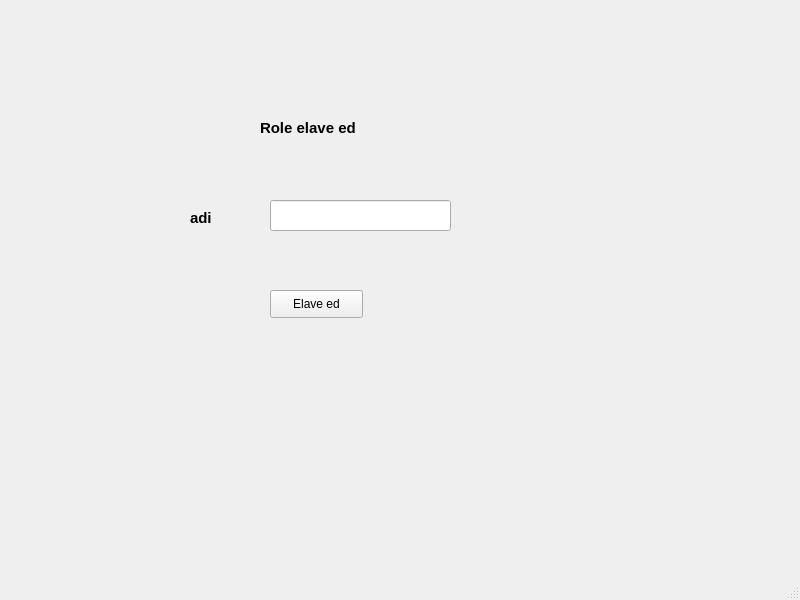
<?xml version="1.0" encoding="UTF-8"?>
<ui version="4.0">
 <class>MainWindow</class>
 <widget class="QMainWindow" name="MainWindow">
  <property name="geometry">
   <rect>
    <x>0</x>
    <y>0</y>
    <width>800</width>
    <height>600</height>
   </rect>
  </property>
  <property name="windowTitle">
   <string>MainWindow</string>
  </property>
  <widget class="QWidget" name="centralwidget">
   <widget class="QLabel" name="label">
    <property name="geometry">
     <rect>
      <x>190</x>
      <y>210</y>
      <width>55</width>
      <height>16</height>
     </rect>
    </property>
    <property name="font">
     <font>
      <pointsize>11</pointsize>
      <weight>75</weight>
      <bold>true</bold>
     </font>
    </property>
    <property name="text">
     <string>adi</string>
    </property>
   </widget>
   <widget class="QLineEdit" name="l1">
    <property name="geometry">
     <rect>
      <x>270</x>
      <y>200</y>
      <width>181</width>
      <height>31</height>
     </rect>
    </property>
   </widget>
   <widget class="QLabel" name="label_2">
    <property name="geometry">
     <rect>
      <x>260</x>
      <y>120</y>
      <width>181</width>
      <height>16</height>
     </rect>
    </property>
    <property name="font">
     <font>
      <pointsize>11</pointsize>
      <weight>75</weight>
      <bold>true</bold>
     </font>
    </property>
    <property name="text">
     <string>Role elave ed</string>
    </property>
   </widget>
   <widget class="QPushButton" name="gonder">
    <property name="geometry">
     <rect>
      <x>270</x>
      <y>290</y>
      <width>93</width>
      <height>28</height>
     </rect>
    </property>
    <property name="text">
     <string>Elave ed</string>
    </property>
   </widget>
  </widget>
  <widget class="QMenuBar" name="menubar">
   <property name="geometry">
    <rect>
     <x>0</x>
     <y>0</y>
     <width>800</width>
     <height>26</height>
    </rect>
   </property>
  </widget>
  <widget class="QStatusBar" name="statusbar"/>
 </widget>
 <resources/>
 <connections/>
</ui>
